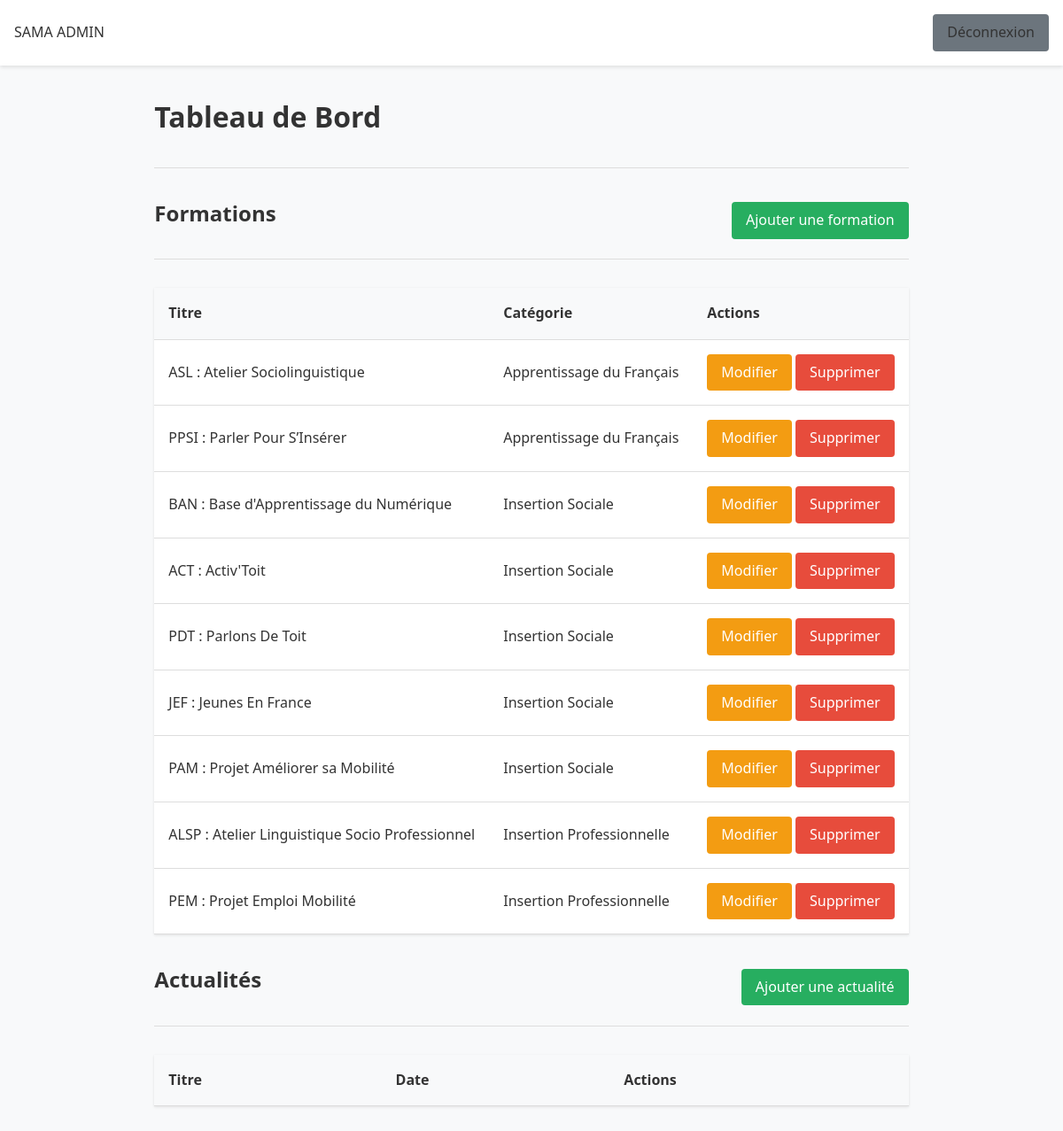
/public/admin/dashboard (signed in), run on the app's committed database.
### tables this page shows
CREATE TABLE IF NOT EXISTS workshops (
    id INT AUTO_INCREMENT PRIMARY KEY,
    title VARCHAR(100) NOT NULL,
    description TEXT,
    objectives TEXT,
    target_audience TEXT,
    schedule VARCHAR(255),
    location VARCHAR(255),
    contact_info VARCHAR(255),
    category_id INT,
    created_at TIMESTAMP DEFAULT CURRENT_TIMESTAMP,
    FOREIGN KEY (category_id) REFERENCES categories(id) ON DELETE SET NULL
);

CREATE TABLE IF NOT EXISTS categories (
    id INT AUTO_INCREMENT PRIMARY KEY,
    name VARCHAR(50) NOT NULL UNIQUE,
    slug VARCHAR(50) NOT NULL UNIQUE
);

### public/index.php (called while the page is built, shortened)
<?php
spl_autoload_register(function ($class) {
    $prefix = 'App\\';
    $base_dir = __DIR__ . '/../src/';
    $len = strlen($prefix);
    $relative_class = substr($class, $len);
    $file = $base_dir . str_replace('\\', '/', $relative_class) . '.php';
});
$router = new Router();
$url = isset($_GET['url']) ? $_GET['url'] : '';
$router->dispatch($url);

### src/Controllers/AdminController.php (called while the page is built, shortened)
<?php
class AdminController extends Controller {
    public function dashboard() {
        $workshopRepo = new \App\Repositories\WorkshopRepository();
        $workshops = $workshopRepo->findAll();
        $newsList = News::getAll();
        $this->view('admin/dashboard', [
            'title' => 'Tableau de bord - Admin',
            'workshops' => $workshops,
            'newsList' => $newsList
        ]);
    }
}

### src/Config/Database.php (called while the page is built, shortened)
<?php
class Database {
    private static $instance = null;
    private $host = '127.0.0.1';
    private $db_name = 'sama_db';
    private $username = 'root';
    private $password = '';
    private function __construct() {
        try {
            $dsn = "mysql:host=" . $this->host . ";dbname=" . $this->db_name . ";charset=utf8mb4";
            $this->pdo = new PDO($dsn, $this->username, $this->password);
        } catch(PDOException $e) {
            die("Erreur de connexion à la base de données : " . $e->getMessage());
        }
    }
    public static function getInstance() {
        if (self::$instance === null) {
            self::$instance = new Database();
        }
        return self::$instance->pdo;
    }
}

### src/Repositories/WorkshopRepository.php (called while the page is built, shortened)
<?php
class WorkshopRepository {
    private $db;
    public function __construct() {
        $this->db = Database::getInstance();
    }
    public function findAll($categoryId = null) {
        $sql = "SELECT w.*, c.name as category_name
                FROM workshops w
                LEFT JOIN categories c ON w.category_id = c.id";
        $sql .= " ORDER BY created_at DESC";
        $stmt = $this->db->prepare($sql);
        $stmt->execute();
        $results = $stmt->fetchAll(PDO::FETCH_ASSOC);
        $workshops = [];
        foreach ($results as $row) {
            $workshops[] = new Workshop($row);
        }
        return $workshops;
    }
}

### src/Entities/Workshop.php (called while the page is built, shortened)
<?php
class Workshop {
    private $id;
    private $title;
    private $category_name;
    public function hydrate(array $data) {
        foreach ($data as $key => $value) {
            $method = 'set' . str_replace('_', '', ucwords($key, '_'));
        }
        if (isset($data['category_name'])) {
            $this->category_name = $data['category_name'];
        }
    }
    public function getId() { return $this->id; }
    public function getTitle() { return $this->title; }
    public function getCategoryName() { return $this->category_name; }
    public function setId($id) { $this->id = $id; }
    public function setTitle($title) { $this->title = $title; }
}

### src/Views/admin/dashboard.php (the view, shortened to what this page needs)
<!DOCTYPE html>
<html lang="fr">
<head>
    <link rel="stylesheet" href="/Sama/public/css/style.css">
</head>
<body>
    <header class="main-header">
        <div class="container">
            <div class="logo">SAMA ADMIN</div>
            <nav class="main-nav">
                <a href="/Sama/public/admin/logout" class="btn btn-secondary">Déconnexion</a>
            </nav>
        </div>
    </header>
    <main class="admin-container">
        <div class="admin-header">
            <h1>Tableau de Bord</h1>
        </div>
        <section>
            <div class="admin-header">
                <h2>Formations</h2>
                <a href="/Sama/public/admin/workshop/create" class="action-btn btn-create">Ajouter une formation</a>
            </div>
            <table class="data-table">
                <thead>
                    <tr>
                        <th>Titre</th>
                        <th>Catégorie</th>
                        <th>Actions</th>
                    </tr>
                </thead>
                <tbody>
                    <?php foreach ($workshops as $w): ?>
                    <tr>
                        <td><?= is_object($w) ? $w->getTitle() : $w['title'] ?></td>
                        <td><?= is_object($w) ? $w->getCategoryName() : ($w['category_name'] ?? '-') ?></td>
                        <td>
                            <?php $id = is_object($w) ? $w->getId() : $w['id']; ?>
                            <a href="/Sama/public/admin/workshop/edit/<?= $id ?>" class="action-btn btn-edit">Modifier</a>
                            <a href="/Sama/public/admin/workshop/delete/<?= $id ?>" class="action-btn btn-delete" onclick="return confirm('Confirmer la suppression ?')">Supprimer</a>
                        </td>
                    </tr>
                    <?php endforeach; ?>
                </tbody>
            </table>
        </section>
        <section>
            <div class="admin-header">
                <h2>Actualités</h2>
                <a href="/Sama/public/admin/news/create" class="action-btn btn-create">Ajouter une actualité</a>
            </div>
            <table class="data-table">
                <thead>
                    <tr>
                        <th>Titre</th>
                        <th>Date</th>
                        <th>Actions</th>
                    </tr>
                </thead>
            </table>
        </section>
    </main>
</body>
</html>

### src/Core/Router.php (shortened to what this page needs)
<?php
class Router {
    protected $routes = [];
    public function add($method, $route, $controller, $action) {
        $this->routes[] = [
            'method' => $method,
            'route' => $route,
            'controller' => $controller,
            'action' => $action
        ];
    }
    public function dispatch($url) {
        $method = $_SERVER['REQUEST_METHOD'];
        $url = trim($url, '/');
        foreach ($this->routes as $route) {
            $pattern = preg_replace('/\{([a-z]+)\}/', '(?P<\1>[a-zA-Z0-9-_]+)', $route['route']);
            $pattern = str_replace('/', '\/', $pattern);
            $pattern = '/^' . $pattern . '$/';
            if ($route['method'] == $method && preg_match($pattern, $url, $matches)) {
                $controllerName = "App\\Controllers\\" . $route['controller'];
                $actionName = $route['action'];
                $params = array_filter($matches, 'is_string', ARRAY_FILTER_USE_KEY);
                if (class_exists($controllerName)) {
                    $controller = new $controllerName();
                    if (method_exists($controller, $actionName)) {
                        call_user_func_array([$controller, $actionName], $params);
                        return;
                    }
                }
            }
        }
    }
}

### src/Core/Controller.php (shortened to what this page needs)
<?php
class Controller {
    protected function view($view, $data = []) {
        extract($data);
        $viewFile = "../src/Views/" . $view . ".php";
        if (file_exists($viewFile)) {
            require_once $viewFile;
        } else {
            die("Erreur : La vue demandée n'existe pas (" . $viewFile . ")");
        }
    }
}

### public/css/style.css (style rules this page uses)
:root { --primary-color: #007bff; --secondary-color: #6c757d; --success-color: #28a745; --danger-color: #dc3545; --warning-color: #ffc107; --background-color: #f8f9fa; --text-color: #333; --white: #fff; --light-grey: #e9ecef; --border-color: #ddd; --shadow-sm: 0 1px 3px rgba(0, 0, 0, 0.1); --shadow-md: 0 4px 6px rgba(0, 0, 0, 0.1); --spacing-unit: 1rem; }
* { box-sizing: border-box; margin: 0; padding: 0; }
body { font-family: 'Segoe UI', Tahoma, Geneva, Verdana, sans-serif; line-height: 1.6; color: var(--text-color); background-color: var(--background-color); display: flex; flex-direction: column; min-height: 100vh; }
h1, h2, h3, h4, h5, h6 { margin-bottom: 1rem; font-weight: 600; }
.container { max-width: 1200px; margin: 0 auto; padding: 0 var(--spacing-unit); }
.main-header { background: var(--white); box-shadow: 0 2px 4px rgba(0, 0, 0, 0.1); padding: 1rem 0; }
.main-header .container { display: flex; justify-content: space-between; align-items: center; }
.main-nav a { text-decoration: none; color: var(--text-color); font-weight: 500; }
.btn { display: inline-block; padding: 0.5rem 1rem; border-radius: 4px; text-decoration: none; font-weight: bold; cursor: pointer; border: none; transition: background-color 0.3s; }
.btn-secondary { background-color: var(--secondary-color); color: var(--white); }
.admin-container { max-width: 1200px; margin: 0 auto; padding: 2rem; }
.admin-header { display: flex; justify-content: space-between; align-items: center; margin-bottom: 2rem; border-bottom: 1px solid var(--border-color); padding-bottom: 1rem; }
table { width: 100%; border-collapse: collapse; background: var(--white); box-shadow: var(--shadow-sm); }
th, td { padding: 1rem; text-align: left; border-bottom: 1px solid #eee; }
th { background: #f8f9fa; }

### src/Views/admin/dashboard.php (style rules this page uses)
.admin-container { max-width: 1200px; margin: 0 auto; padding: 2rem; }
.admin-header { display: flex; justify-content: space-between; align-items: center; margin-bottom: 2rem; }
.data-table { width: 100%; border-collapse: collapse; margin-bottom: 2rem; }
.data-table th, .data-table td { padding: 1rem; border-bottom: 1px solid #ddd; text-align: left; }
.action-btn { padding: 0.5rem 1rem; border-radius: 4px; text-decoration: none; color: white; display: inline-block; }
.btn-edit { background-color: #f39c12; }
.btn-delete { background-color: #e74c3c; }
.btn-create { background-color: #27ae60; }

### data on the page
workshops: title "ASL : Atelier Sociolinguistique", category.name "Apprentissage du Français"
workshops: title "PPSI : Parler Pour S’Insérer", category.name "Apprentissage du Français"
workshops: title "BAN : Base d'Apprentissage du Numérique", category.name "Insertion Sociale"
workshops: title "ACT : Activ'Toit", category.name "Insertion Sociale"
workshops: title "PDT : Parlons De Toit", category.name "Insertion Sociale"
workshops: title "JEF : Jeunes En France", category.name "Insertion Sociale"
workshops: title "PAM : Projet Améliorer sa Mobilité", category.name "Insertion Sociale"
workshops: title "ALSP : Atelier Linguistique Socio Professionnel", category.name "Insertion Professionnelle"
workshops: title "PEM : Projet Emploi Mobilité", category.name "Insertion Professionnelle"
